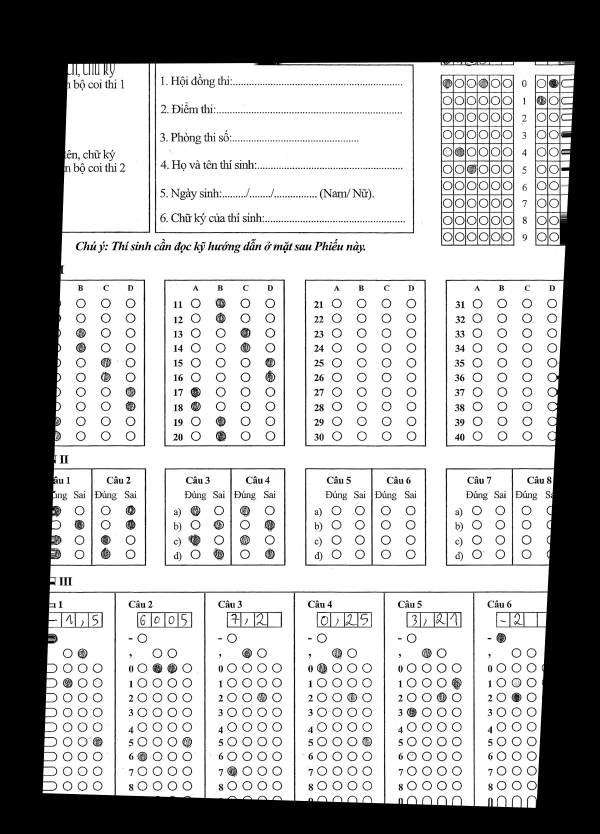
#> input picture anh/aligned_2025-02-28_67c1618d6e062_image1_thptthongnhata.jpg, 1800 x 2500 px (shown at 1/3 size)
$ python -i detector.py   (imports and definitions only)
#> lines starting #> are read from the running program, lines starting #| are printed output that depends on the picture; after the words box and inside, x2 and y2 are one past the last pixel; in counts of white or black regions, pixels touching at a corner belong together
#> further down, picture is the input picture: shape (2500, 1800); min 0, max 255, mean 173.6
"""
Module phát hiện phiếu trắc nghiệm và biến đổi phối cảnh.
Workflow: Tìm corner markers / contour lớn nhất → Warp Perspective → Deskew → Ảnh phẳng chuẩn
"""
import cv2
import numpy as np


def order_points(pts):
    """Sắp xếp 4 điểm theo thứ tự: top-left, top-right, bottom-right, bottom-left."""
    rect = np.zeros((4, 2), dtype=np.float32)
    s = pts.sum(axis=1)
    rect[0] = pts[np.argmin(s)]      # top-left: x+y nhỏ nhất
    rect[2] = pts[np.argmax(s)]      # bottom-right: x+y lớn nhất
    diff = np.diff(pts, axis=1)
    rect[1] = pts[np.argmin(diff)]   # top-right: y-x nhỏ nhất
    rect[3] = pts[np.argmax(diff)]   # bottom-left: y-x lớn nhất
    return rect


def _validate_quad(pts, img_shape):
    """
    Kiểm tra 4 điểm có tạo thành hình chữ nhật hợp lệ không.
    - Diện tích >= 10% diện tích ảnh
    - Tỉ lệ cạnh trong khoảng hợp lý (0.4 - 2.5)
    - Các góc gần 90 độ
    """
    area = cv2.contourArea(pts.astype(np.float32))
    img_area = img_shape[0] * img_shape[1]
    if area < img_area * 0.10:
        return False

    # Kiểm tra tỉ lệ cạnh
    d01 = np.linalg.norm(pts[0] - pts[1])
    d12 = np.linalg.norm(pts[1] - pts[2])
    if min(d01, d12) == 0:
        return False
    ratio = max(d01, d12) / min(d01, d12)
    if ratio > 3.0:
        return False

    return True


# [69 lines left out: function find_corner_markers, not called in this run]


def find_sheet_contour(gray):
    """
    Phương pháp dự phòng: tìm contour hình chữ nhật lớn nhất (= viền phiếu).
    Thử nhiều mức epsilon cho approxPolyDP.
    """
    blurred = cv2.GaussianBlur(gray, (5, 5), 0)
    edges = cv2.Canny(blurred, 30, 120)
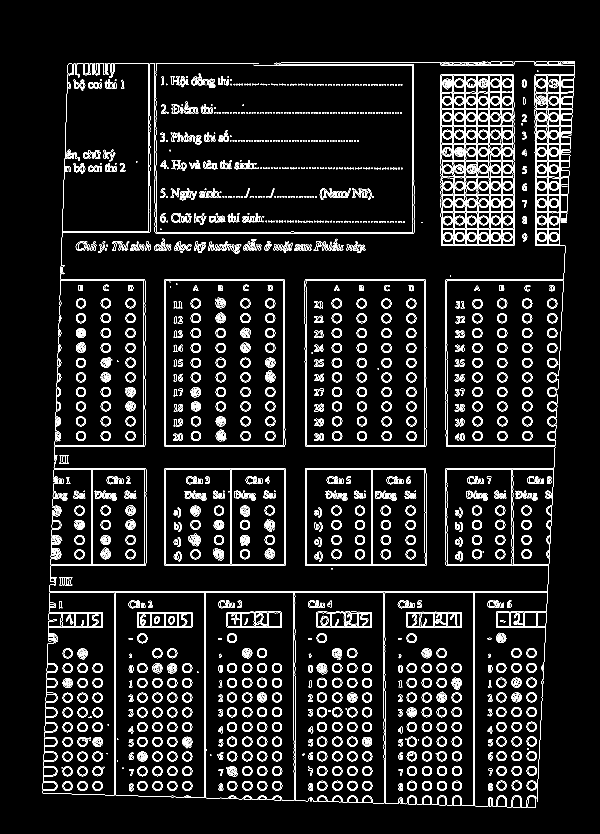
#> edges: shape (2500, 1800) (shown at 1/3 size); 5% white in thin lines or dots, all inside (x1, y1, x2, y2) = (128, 184, 1725, 2424)
    kernel = np.ones((5, 5), np.uint8)
    edges = cv2.dilate(edges, kernel, iterations=2)
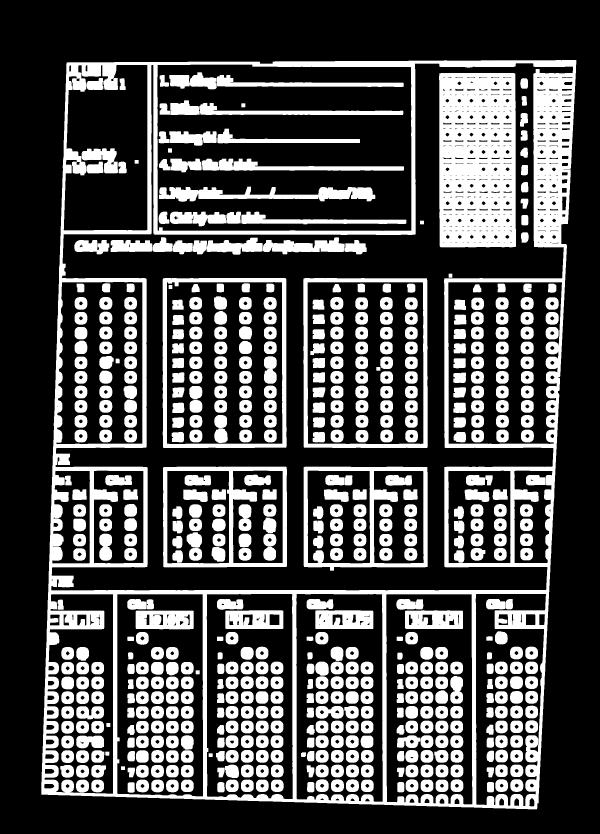
#> edges: shape (2500, 1800) (shown at 1/3 size); 29.2% white; 600 white regions, largest, box (x1, y1, x2, y2) and area: (124, 180, 1729, 2428) 347979, (1317, 219, 1548, 742) 111254, (911, 1400, 1283, 1712) 23018
    edges = cv2.erode(edges, kernel, iterations=1)
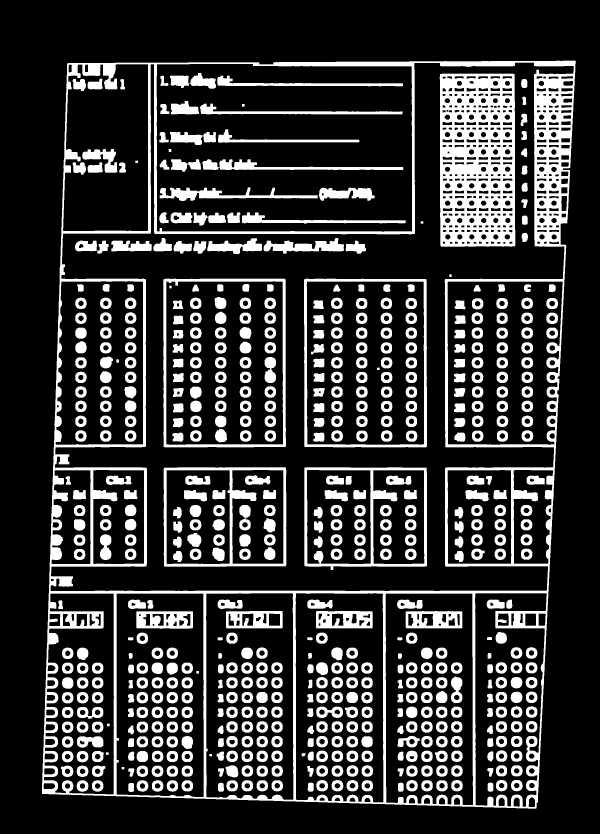
#> edges: shape (2500, 1800) (shown at 1/3 size); 20.6% white; 607 white regions

    contours, _ = cv2.findContours(edges, cv2.RETR_EXTERNAL, cv2.CHAIN_APPROX_SIMPLE)
#> contours = 1 contour; box (x1, y1, x2, y2) and area: (126, 182, 1727, 2426) 3337464
    contours = sorted(contours, key=cv2.contourArea, reverse=True)

    for cnt in contours[:15]:
        # Thử nhiều mức epsilon
        for eps in [0.015, 0.02, 0.03, 0.04, 0.05]:
            peri = cv2.arcLength(cnt, True)
            approx = cv2.approxPolyDP(cnt, eps * peri, True)
            if len(approx) == 4:
                pts = order_points(approx.reshape(4, 2))
                if _validate_quad(pts, gray.shape):
                    return pts
#> this loop made 1 pass

    # Fallback: dùng minAreaRect trên contour lớn nhất
    if contours:
        rect = cv2.minAreaRect(contours[0])
        box = cv2.boxPoints(rect)
        return order_points(box.astype(np.float32))

    h, w = gray.shape[:2]
    return np.float32([[0, 0], [w, 0], [w, h], [0, h]])


# [160 lines left out: functions find_sheet_by_ink, find_corners, warp_perspective, deskew, not called in this run]


class TemplateAligner:
    """
    Căn chỉnh ảnh đã warp về tọa độ chuẩn bằng ORB feature matching với template.
    Singleton - chỉ load template 1 lần.
    """
    _instance = None

    # [135 lines left out: functions __new__, _init_template, align, align_to_template, not called in this run]

>>> import cv2
>>> picture = cv2.imread('../anh/aligned_2025-02-28_67c1618d6e062_image1_thptthongnhata.jpg', cv2.IMREAD_GRAYSCALE)
>>> result = find_sheet_contour(picture)
#> result = [[202, 190], [1726, 182], [1608, 2425], [126, 2381]]
